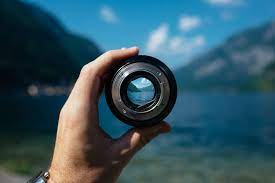
#> input picture Lab-II/1.png, 275 x 183 px
$ python cyslab2.py
#> lines starting #> are read from the running program, lines starting #| are printed output that depends on the picture
import math
import cv2 as cv
import matplotlib as mp
import matplotlib.image as img
import numpy as np
import sys
import skimage #install scikit-image package
from matplotlib import pyplot as plt
from skimage import io
from skimage.io import imshow, imread
from skimage.transform import downscale_local_mean

img1 = imread('1.png') #,as_gray='False'
#> img1 is the input picture: shape (183, 275, 3); mean R, G, B 51.6, 85.9, 99.2
img2 = cv.imread('1.png',flags = cv.IMREAD_GRAYSCALE) #,as_gray='False'
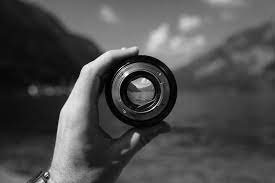
#> img2: shape (183, 275); min 0, max 255, mean 77.1
print(img1.shape)
#| (183, 275, 3)
#print(img2)
io.imshow(img2)
io.show()
factors = 3**np.arange(1, 5)
figure, axis = plt.subplots(3,3)
ax = axis.ravel() # returns array
ax[0].imshow(img1,cmap='brg')
ax[0].set_title('$N1 = {} N2 = {} N3 = {} $'.format(img1.shape[0], img1.shape[1],img1.shape[2]))
#sampling an image
print(img1[0:60,20:23,1])
#> (printed output is left out)
for i in range(6):
    i1 = i+1
    image = downscale_local_mean(img1, factors = (i1,i1,1),cval=0).astype(int)
    if i1==3:
        print(image[0:20,20,1])
    print(image.shape)
    ax[i1].imshow(image,cmap='brg')
    ax[i1].set_axis_off()
    ax[i1].set_title('$N1 = {} N2 = {} N3 = {} $'.format(image.shape[0], image.shape[1],image.shape[2]))
#> this loop made 6 passes
#| [134 137 138 138 140 138 127 106  85  57  48  48  45  43  39  35  32  29
#|   26  25]
#> pass 2, `image = downscale_local_mean(img1, factors = (i1,i1,1),cval=0).astype(..`:
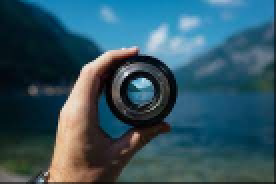
#> image: shape (92, 138, 3) int64 (shown 2 times larger); mean R, G, B 50.8, 84.8, 98
    #ax[1].imshow(image,cmap='brg')
    #ax[1].set_title('$N1 = {} N2 = {} N3 = {} $'.format(image.shape[0], image.shape[1], image.shape[2]))
io.show()
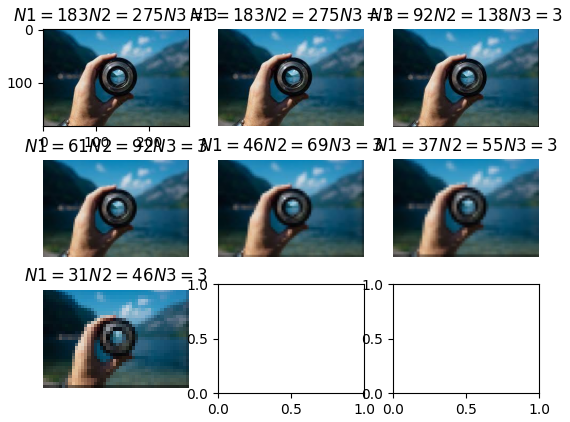
#> figure drawn by matplotlib, 7 panels
#plotting histogram
#plt.hist(img2.ravel(), bins=256, range=(0, 256), fc='k', ec='k')
histogram, bin_edges = np.histogram(img2, bins=256, range=(0, 256))
#> histogram = 256 values, max 769 at index 19, min 0 at index 238, mean 196.6; bin_edges = 257 values from 0 to 256
plt.figure()
plt.title("Grayscale Histogram")
plt.xlabel("grayscale value")
plt.ylabel("pixels")
plt.xlim([0, 255])  # <- named arguments do not work here

plt.plot(bin_edges[0:256], histogram)  # <- or here
plt.show()
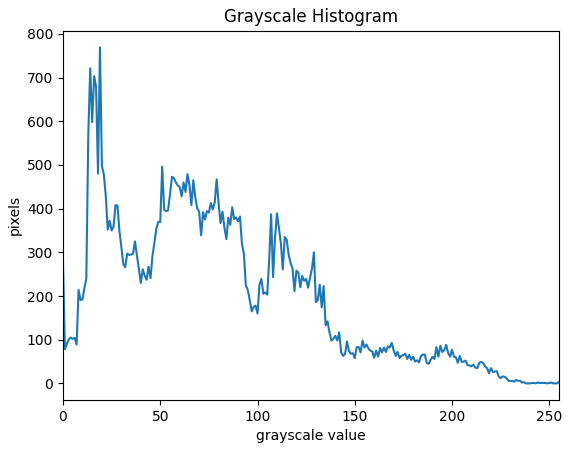
#> figure drawn by matplotlib, 1 panel; curve peaks at x = 19, y = 769

equ = cv.equalizeHist(img2)
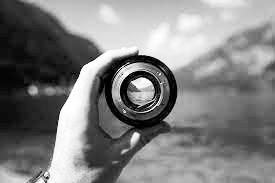
#> equ: shape (183, 275); min 0, max 255, mean 127.6

# stacking images side-by-side
res = np.hstack((img2, equ))
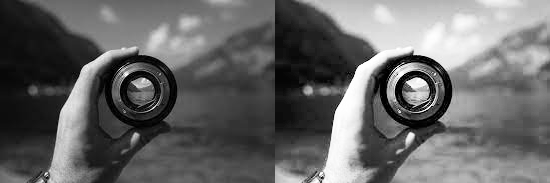
#> res: shape (183, 550); min 0, max 255, mean 102.4

# show image input vs output
cv.imshow('Equalization',res)

fig1, ax1 = plt.subplots(1,2)
ax2 = ax1.ravel() # returns arra

histogram, bin_edges = np.histogram(img2, bins=256, range=(0, 256))
hist1, bined1 = np.histogram(equ, bins=256, range=(0, 256))
#> hist1 = 256 values, max 769 at index 32, min 0 at index 4, mean 196.6; bined1 = 257 values from 0 to 256

ax2[0].set_title('Grayscale Histogram')
ax2[0].set_xlabel('grayscale value')
ax2[0].set_ylabel('pixels')
ax2[0].set_xlim([0, 255])  # <- named arguments do not work here

ax2[0].plot(bin_edges[0:256], histogram)  # <- or here

ax2[1].set_title('Equalized Histogram')
ax2[1].set_xlabel('grayscale value')
ax2[1].set_ylabel('pixels')
ax2[1].set_xlim([0, 255])  # <- named arguments do not work here

ax2[1].plot(bined1[0:256], hist1)  # <- or here


plt.show()
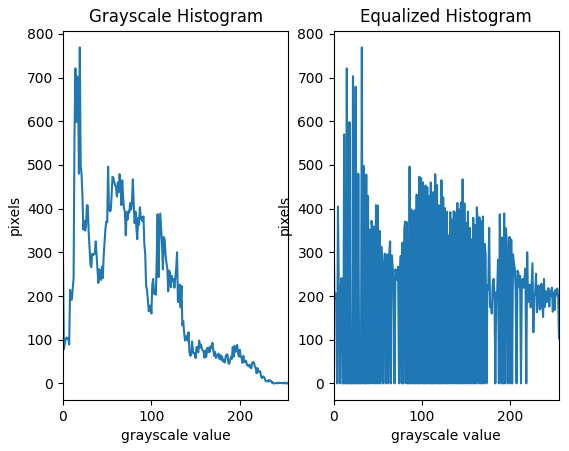
#> figure drawn by matplotlib, 2 panels; panel 1: curve peaks at x = 19, y = 769; panel 2: curve peaks at x = 32, y = 769

cv.waitKey(0)
cv.destroyAllWindows()
